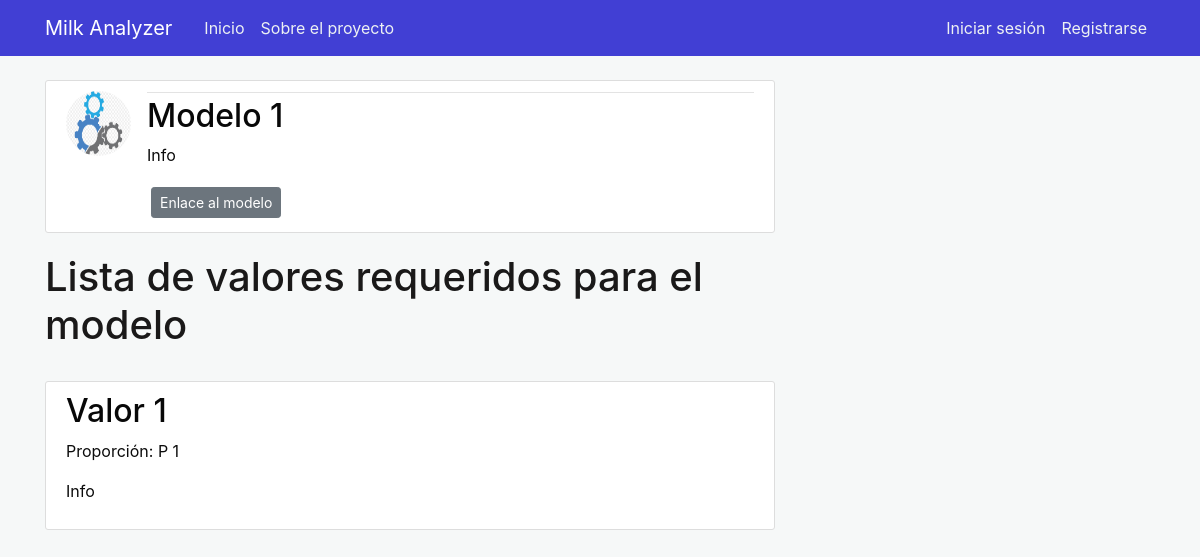
/aimodel/1, run on an earlier commit of the app's database.
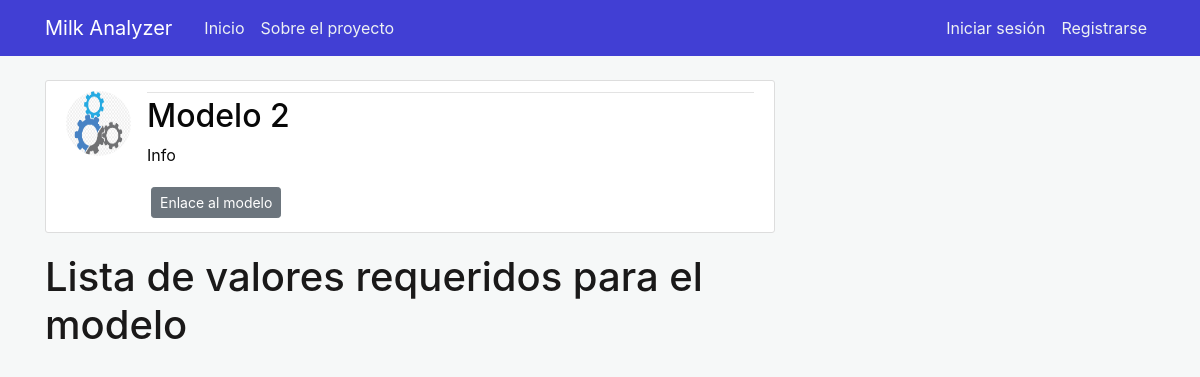
And on a later commit of the database.
### milkanalyzer/models.py (models this page shows, shortened)
class AIModel(db.Model):
    __tablename__ = 'aimodel'
    id = db.Column(db.Integer, primary_key=True)
    name = db.Column(db.String(50), nullable=False)
    type = db.Column(db.String(100), nullable=False)
    description = db.Column(db.Text, nullable=False)
    url = db.Column(db.String(50), nullable=False)
    aimodel_picture = db.Column(db.String(20), nullable=False, default='defaultmodel.jpg')

class Value(db.Model):
    id = db.Column(db.Integer, primary_key=True)
    name = db.Column(db.String(50), nullable=False)
    proportion = db.Column(db.String(100), nullable=False)
    description = db.Column(db.Text, nullable=False)
    aimodel_id = db.Column(db.Integer, db.ForeignKey('aimodel.id'), nullable=False)

### milkanalyzer/aimodels/routes.py (the view)
@aimodels.route("/aimodel/<int:id>")
def aimodel(id):
    aimodel = AIModel.query.get_or_404(id)
    values = Value.query.filter_by(aimodel_id = aimodel.id).all()
    return render_template('aimodel.html', title=aimodel.name, aimodel=aimodel, values=values)

### milkanalyzer/templates/aimodel.html (shortened to what this page needs)
{% extends "layout.html" %}
{% block content %}
<article class="media content-section">
  <img class="rounded-circle article-img"
    src="{{ url_for('static', filename='aimodel_images/' + aimodel.aimodel_picture) }}">
  <div class="media-body">
    <div class="article-metadata">
    </div>
    <h2 class="article-title">{{ aimodel.name }}</h2>
    <p class="article-content">{{ aimodel.description }}</p>
    <a class="btn btn-secondary btn-sm m-1" href="{{ aimodel.url }} ">Enlace al modelo</a>
  </div>
</article>
<h1>Lista de valores requeridos para el modelo</h1></br>
{% for value in values %}
<article class="media content-section">
  <div class="media-body">
    <h2><a class="article-title" href="{{ url_for('values.value', aimodel_id=aimodel.id, id=value.id) }}">{{
      value.name }}</a></h2>
    <p class="article-content">Proporción: {{ value.proportion }}</p>
    <p class="article-content">{{ value.description }}</p>
  </div>
</article>
{% endfor %}
{% endblock content %}

### milkanalyzer/templates/layout.html (shortened to what this page needs)
<!DOCTYPE html>
<html>
<head>
    <link rel="stylesheet" href="https://maxcdn.bootstrapcdn.com/bootstrap/4.0.0/css/bootstrap.min.css"
>
    <link rel="stylesheet" type="text/css" href="{{ url_for('static', filename='main.css') }}">
</head>
<body>
    <header class="site-header">
        <nav class="navbar navbar-expand-md navbar-dark bg-steel fixed-top">
            <div class="container">
                <a class="navbar-brand mr-4" href="/">Milk Analyzer</a>
                <div class="collapse navbar-collapse" id="navbarToggle">
                    <div class="navbar-nav mr-auto">
                        <a class="nav-item nav-link" href="{{ url_for('main.home') }}">Inicio</a>
                        <a class="nav-item nav-link" href="{{ url_for('main.about') }}">Sobre el proyecto</a>
                    </div>
                    <div class="navbar-nav">
                        {% if current_user.is_authenticated %}
                        {% if current_user.username == 'admin' %}
                        <a class="nav-item nav-link" href="{{ url_for('aimodels.new_aimodel') }}">Añadir
                            modelo</a>
                        {% endif %}
                        <a class="nav-item nav-link" href="{{ url_for('users.profile') }}">Perfil</a>
                        {% if current_user.username != 'admin' %}
                        <a class="nav-item nav-link" href="{{ url_for('predictions.prediction_list') }}">Predicciones</a>
                        {% endif %}
                        <a class="nav-item nav-link" href="{{ url_for('users.logout') }}">Cerrar sesión</a>
                        {% else %}
                        <a class="nav-item nav-link" href="{{ url_for('users.login') }}">Iniciar sesión</a>
                        <a class="nav-item nav-link" href="{{ url_for('users.register') }}">Registrarse</a>
                        {% endif %}
                    </div>
                </div>
            </div>
        </nav>
    </header>
    <main role="main" class="container">
        <div class="row">
            <div class="col-md-8">
                {% block content %}{% endblock %}
            </div>
        </div>
    </main>
</body>
</html>

### milkanalyzer/static/main.css (style rules this page uses)
body { background: #f6f8f8; color: #0c0c0c; margin-top: 5rem; }
h1, h2, h3, h4, h5, h6 { color: #1a1919; }
.bg-steel { background-color: #413fd4; }
.site-header .navbar-nav .nav-link { color: #edf1f3; }
.content-section { background: #ffffff; padding: 10px 20px; border: 1px solid #dddddd; border-radius: 3px; margin-bottom: 20px; }
.article-title { color: #080808; }
.article-content { white-space: pre-line; }
.article-img { height: 65px; width: 65px; margin-right: 16px; }
.article-metadata { padding-bottom: 1px; margin-bottom: 4px; border-bottom: 1px solid #e3e3e3 }

What changed in the data, as far as the page shows it:
removed Value: name "Valor 1", proportion "P 1", description "Info"
changed AIModel "Info": name "Modelo 1" → "Modelo 2"
